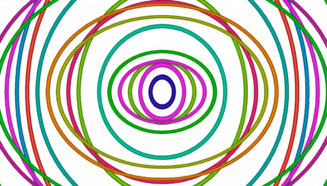
#> input picture data/image.png, 327 x 186 px
$ python -i gradient.py   (imports and definitions only)
#> lines starting #> are read from the running program, lines starting #| are printed output that depends on the picture
from __future__ import annotations

import numpy as np
from scipy.ndimage import gaussian_filter, sobel


def compute_gradients(
    image: np.ndarray,
    sigma: float = 1.0,
) -> tuple[np.ndarray, np.ndarray]:
    smoothed = gaussian_filter(image.astype(np.float32), sigma=sigma)
    grad_x = sobel(smoothed, axis=1)
    grad_y = sobel(smoothed, axis=0)
    return grad_x, grad_y


def gradient_to_slope(
    grad_x: np.ndarray,
    grad_y: np.ndarray,
    eps: float = 1e-6,
) -> np.ndarray:
    safe_x = np.where(np.abs(grad_x) < eps, np.sign(grad_x) * eps, grad_x)
    safe_x = np.where(safe_x == 0, eps, safe_x)
    return (grad_y / safe_x).astype(np.float32)

>>> import cv2
>>> picture = cv2.imread('../../data/image.png', cv2.IMREAD_GRAYSCALE)
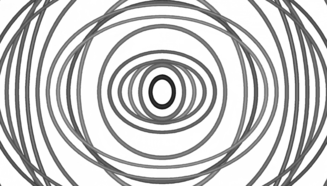
#> picture: shape (186, 327); min 24, max 255, mean 201.1
>>> result = compute_gradients(picture)
#> in compute_gradients, `smoothed = gaussian_filter(image.astype(np.float32), sigma=sigma)`:
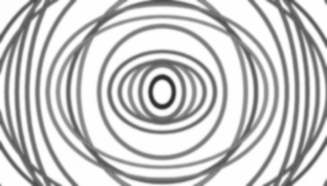
#> smoothed: shape (186, 327) float32; min 43.28, max 255, mean 201.1
#> in compute_gradients, `grad_x = sobel(smoothed, axis=1)`:
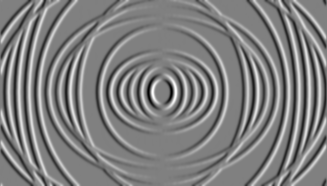
#> grad_x: shape (186, 327) float32; min -558.6, max 552.8, mean -0.6; drawn with min black and max white
#> in compute_gradients, `grad_y = sobel(smoothed, axis=0)`:
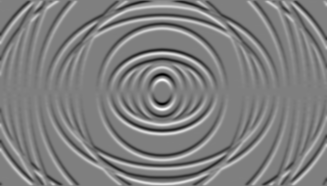
#> grad_y: shape (186, 327) float32; min -563.9, max 563.1, mean 0.5; drawn with min black and max white
